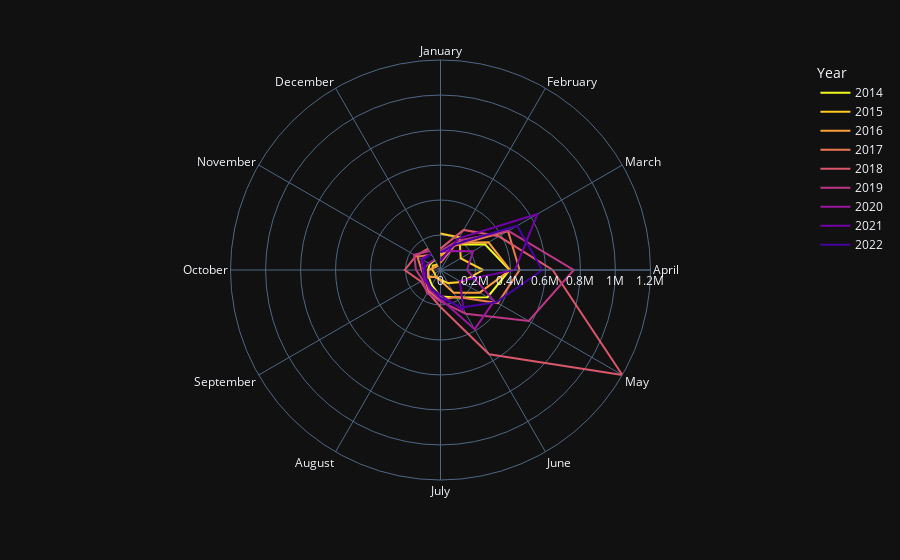

Notebook cell for this chart:
### Code cell
fig = px.line_polar(
    df, r=col,
    color = "Year",
    theta =  df.set_index('Year-Mon').index.strftime('%B'),
    line_close=False,
    color_discrete_sequence=px.colors.sequential.Plasma_r,
    template="plotly_dark"
   )
fig.show()
fig.write_html(dest_path / '{}.html'.format(col))

### Figure 1 — Plotly figure (JSON) as saved in the notebook; plotly's stock layout.template omitted (floating-point values rounded to 4 significant figures)
{"data": [{"hovertemplate": "Year=2014<br>Bengal Gram (Whole)=%{r}<br>theta=%{theta}<extra></extra>", "legendgroup": "2014", "line": {"color": "#f0f921", "dash": "solid"}, "marker": {"symbol": "circle"}, "mode": "lines", "name": "2014", "r": [88900.0, 167700.0, 293400.0, 395300.0, 310400.0, 181800.0, 151800.0, 99090.0, 78120.0, 71790.0, 69600.0, 65710.0], "showlegend": true, "subplot": "polar", "theta": ["January", "February", "March", "April", "May", "June", "July", "August", "September", "October", "November", "December"], "type": "scatterpolar"}, {"hovertemplate": "Year=2015<br>Bengal Gram (Whole)=%{r}<br>theta=%{theta}<extra></extra>", "legendgroup": "2015", "line": {"color": "#fdca26", "dash": "solid"}, "marker": {"symbol": "circle"}, "mode": "lines", "name": "2015", "r": [208600.0, 216000.0, 133800.0, 243700.0, 138600.0, 86580.0, 55660.0, 50030.0, 38170.0, 46610.0, 50400.0, 36500.0], "showlegend": true, "subplot": "polar", "theta": ["January", "February", "March", "April", "May", "June", "July", "August", "September", "October", "November", "December"], "type": "scatterpolar"}, {"hovertemplate": "Year=2016<br>Bengal Gram (Whole)=%{r}<br>theta=%{theta}<extra></extra>", "legendgroup": "2016", "line": {"color": "#fb9f3a", "dash": "solid"}, "marker": {"symbol": "circle"}, "mode": "lines", "name": "2016", "r": [78280.0, 179300.0, 316700.0, 398200.0, 258800.0, 150300.0, 60390.0, 44040.0, 81230.0, 69580.0, 33130.0, 29740.0], "showlegend": true, "subplot": "polar", "theta": ["January", "February", "March", "April", "May", "June", "July", "August", "September", "October", "November", "December"], "type": "scatterpolar"}, {"hovertemplate": "Year=2017<br>Bengal Gram (Whole)=%{r}<br>theta=%{theta}<extra></extra>", "legendgroup": "2017", "line": {"color": "#ed7953", "dash": "solid"}, "marker": {"symbol": "circle"}, "mode": "lines", "name": "2017", "r": [40230.0, 160600.0, 445600.0, 452000.0, 378600.0, 176900.0, 172900.0, 137600.0, 100900.0, 108400.0, 153000.0, 101400.0], "showlegend": true, "subplot": "polar", "theta": ["January", "February", "March", "April", "May", "June", "July", "August", "September", "October", "November", "December"], "type": "scatterpolar"}, {"hovertemplate": "Year=2018<br>Bengal Gram (Whole)=%{r}<br>theta=%{theta}<extra></extra>", "legendgroup": "2018", "line": {"color": "#d8576b", "dash": "solid"}, "marker": {"symbol": "circle"}, "mode": "lines", "name": "2018", "r": [122300.0, 264600.0, 385200.0, 641600.0, 1201000.0, 556200.0, 211400.0, 146300.0, 129600.0, 204300.0, 162200.0, 141300.0], "showlegend": true, "subplot": "polar", "theta": ["January", "February", "March", "April", "May", "June", "July", "August", "September", "October", "November", "December"], "type": "scatterpolar"}, {"hovertemplate": "Year=2019<br>Bengal Gram (Whole)=%{r}<br>theta=%{theta}<extra></extra>", "legendgroup": "2019", "line": {"color": "#bd3786", "dash": "solid"}, "marker": {"symbol": "circle"}, "mode": "lines", "name": "2019", "r": [108400.0, 191700.0, 447500.0, 762200.0, 582400.0, 288930, 180000.0, 153000.0, 117200.0, 140100.0, 174200.0, 125800.0], "showlegend": true, "subplot": "polar", "theta": ["January", "February", "March", "April", "May", "June", "July", "August", "September", "October", "November", "December"], "type": "scatterpolar"}, {"hovertemplate": "Year=2020<br>Bengal Gram (Whole)=%{r}<br>theta=%{theta}<extra></extra>", "legendgroup": "2020", "line": {"color": "#9c179e", "dash": "solid"}, "marker": {"symbol": "circle"}, "mode": "lines", "name": "2020", "r": [105100.0, 125700.0, 215200.0, 151500.0, 354000.0, 390800.0, 165200.0, 128300.0, 96930.0, 101900.0, 76680.0, 69170.0], "showlegend": true, "subplot": "polar", "theta": ["January", "February", "March", "April", "May", "June", "July", "August", "September", "October", "November", "December"], "type": "scatterpolar"}, {"hovertemplate": "Year=2021<br>Bengal Gram (Whole)=%{r}<br>theta=%{theta}<extra></extra>", "legendgroup": "2021", "line": {"color": "#7201a8", "dash": "solid"}, "marker": {"symbol": "circle"}, "mode": "lines", "name": "2021", "r": [52290.0, 208800.0, 640100.0, 425100.0, 126900.0, 266500.0, 142900.0, 116100.0, 108700.0, 101500.0, 125300.0, 107500.0], "showlegend": true, "subplot": "polar", "theta": ["January", "February", "March", "April", "May", "June", "July", "August", "September", "October", "November", "December"], "type": "scatterpolar"}, {"hovertemplate": "Year=2022<br>Bengal Gram (Whole)=%{r}<br>theta=%{theta}<extra></extra>", "legendgroup": "2022", "line": {"color": "#46039f", "dash": "solid"}, "marker": {"symbol": "circle"}, "mode": "lines", "name": "2022", "r": [99340.0, 169700.0, 506000.0, 581600.0, 368900.0, 246600.0, 159500.0, 111700.0, 95250.0, 85730.0, 113700.0, 104400.0], "showlegend": true, "subplot": "polar", "theta": ["January", "February", "March", "April", "May", "June", "July", "August", "September", "October", "November", "December"], "type": "scatterpolar"}], "layout": {"legend": {"title": {"text": "Year"}, "tracegroupgap": 0}, "margin": {"t": 60}, "polar": {"angularaxis": {"direction": "clockwise", "rotation": 90}, "domain": {"x": [0, 1], "y": [0, 1]}}}}
